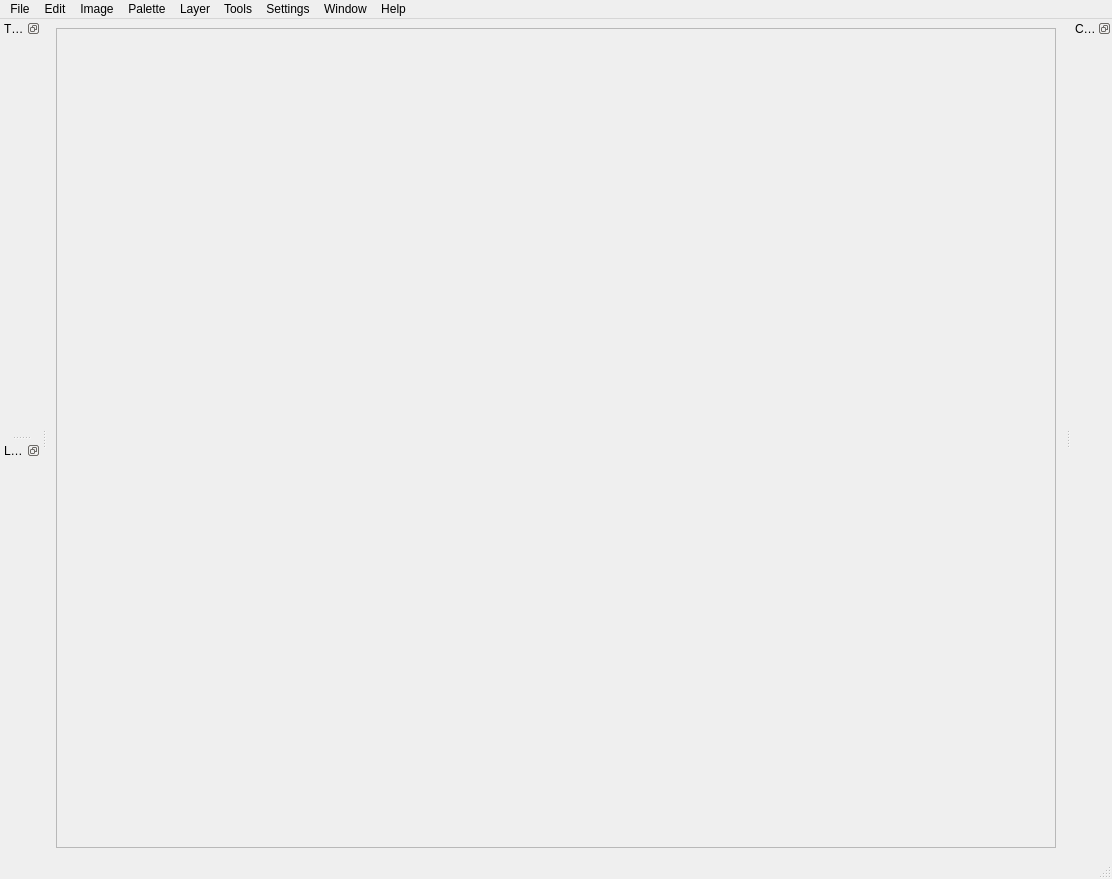
<?xml version="1.0" encoding="UTF-8"?>
<ui version="4.0">
 <class>capy::ui::MainWindow</class>
 <widget class="QMainWindow" name="capy::ui::MainWindow">
  <property name="geometry">
   <rect>
    <x>0</x>
    <y>0</y>
    <width>1112</width>
    <height>879</height>
   </rect>
  </property>
  <property name="windowTitle">
   <string>CapyArt Studio</string>
  </property>
  <property name="windowIcon">
   <iconset resource="../../resources/resources.qrc">
    <normaloff>:/icons/icon.png</normaloff>:/icons/icon.png</iconset>
  </property>
  <widget class="QWidget" name="centralwidget">
   <layout class="QHBoxLayout" name="horizontalLayout">
    <item>
     <widget class="QScrollArea" name="scrollArea">
      <property name="widgetResizable">
       <bool>true</bool>
      </property>
      <widget class="QWidget" name="scrollAreaWidgetContents">
       <property name="geometry">
        <rect>
         <x>0</x>
         <y>0</y>
         <width>813</width>
         <height>783</height>
        </rect>
       </property>
       <layout class="QHBoxLayout" name="horizontalLayout_2">
        <property name="leftMargin">
         <number>0</number>
        </property>
        <property name="topMargin">
         <number>0</number>
        </property>
        <property name="rightMargin">
         <number>0</number>
        </property>
        <property name="bottomMargin">
         <number>0</number>
        </property>
       </layout>
      </widget>
     </widget>
    </item>
   </layout>
  </widget>
  <widget class="QStatusBar" name="statusBar"/>
  <widget class="QMenuBar" name="menuBar">
   <property name="geometry">
    <rect>
     <x>0</x>
     <y>0</y>
     <width>1112</width>
     <height>43</height>
    </rect>
   </property>
   <widget class="QMenu" name="menuFile">
    <property name="title">
     <string>File</string>
    </property>
    <addaction name="actionFileNew"/>
    <addaction name="actionFileOpen"/>
    <addaction name="actionSave"/>
    <addaction name="actionSaveAs"/>
    <addaction name="separator"/>
    <addaction name="actionFileExport"/>
    <addaction name="actionFileImport"/>
    <addaction name="separator"/>
    <addaction name="actionClose"/>
    <addaction name="actionExit"/>
   </widget>
   <widget class="QMenu" name="menuEdit">
    <property name="title">
     <string>Edit</string>
    </property>
    <addaction name="actionCopy"/>
    <addaction name="actionCut"/>
    <addaction name="actionPaste"/>
    <addaction name="separator"/>
    <addaction name="actionResetZoom"/>
   </widget>
   <widget class="QMenu" name="menuImage">
    <property name="title">
     <string>Image</string>
    </property>
    <addaction name="actionRotate"/>
    <addaction name="actionMirror"/>
    <addaction name="actionMirror_Verically"/>
    <addaction name="separator"/>
    <addaction name="actionResize"/>
    <addaction name="actionOffset"/>
   </widget>
   <widget class="QMenu" name="menuLayer">
    <property name="title">
     <string>Layer</string>
    </property>
   </widget>
   <widget class="QMenu" name="menuTools">
    <property name="title">
     <string>Tools</string>
    </property>
    <addaction name="actionAI_Generation"/>
   </widget>
   <widget class="QMenu" name="menuSettings">
    <property name="title">
     <string>Settings</string>
    </property>
    <addaction name="actionSettingsOpen"/>
    <addaction name="actionRestore_Defaults"/>
   </widget>
   <widget class="QMenu" name="menuHelp">
    <property name="title">
     <string>Help</string>
    </property>
    <addaction name="actionAbout"/>
    <addaction name="actionWebsite"/>
   </widget>
   <widget class="QMenu" name="menuWindow">
    <property name="title">
     <string>Window</string>
    </property>
    <addaction name="actionNew_Window"/>
    <addaction name="actionCloseWindow"/>
   </widget>
   <widget class="QMenu" name="menuPalette">
    <property name="title">
     <string>Palette</string>
    </property>
    <addaction name="actionManage"/>
   </widget>
   <addaction name="menuFile"/>
   <addaction name="menuEdit"/>
   <addaction name="menuImage"/>
   <addaction name="menuPalette"/>
   <addaction name="menuLayer"/>
   <addaction name="menuTools"/>
   <addaction name="menuSettings"/>
   <addaction name="menuWindow"/>
   <addaction name="menuHelp"/>
  </widget>
  <widget class="DockableWidget" name="toolsDock">
   <property name="floating">
    <bool>false</bool>
   </property>
   <property name="features">
    <set>QDockWidget::DockWidgetFloatable|QDockWidget::DockWidgetMovable</set>
   </property>
   <property name="windowTitle">
    <string>Tools</string>
   </property>
   <attribute name="dockWidgetArea">
    <number>1</number>
   </attribute>
   <widget class="QWidget" name="toolsDockLayout">
    <layout class="QHBoxLayout" name="horizontalLayout_3">
     <property name="leftMargin">
      <number>0</number>
     </property>
     <property name="topMargin">
      <number>0</number>
     </property>
     <property name="rightMargin">
      <number>0</number>
     </property>
     <property name="bottomMargin">
      <number>0</number>
     </property>
    </layout>
   </widget>
  </widget>
  <widget class="DockableWidget" name="colorDock">
   <property name="floating">
    <bool>false</bool>
   </property>
   <property name="features">
    <set>QDockWidget::DockWidgetFloatable|QDockWidget::DockWidgetMovable</set>
   </property>
   <property name="windowTitle">
    <string>Color</string>
   </property>
   <attribute name="dockWidgetArea">
    <number>2</number>
   </attribute>
   <widget class="QWidget" name="colorPickerDockLayout"/>
  </widget>
  <widget class="DockableWidget" name="layersDock">
   <property name="features">
    <set>QDockWidget::DockWidgetFloatable|QDockWidget::DockWidgetMovable</set>
   </property>
   <property name="windowTitle">
    <string>Layers</string>
   </property>
   <attribute name="dockWidgetArea">
    <number>1</number>
   </attribute>
   <widget class="QWidget" name="layersDockLayout"/>
  </widget>
  <action name="actionFileNew">
   <property name="text">
    <string>New</string>
   </property>
  </action>
  <action name="actionFileOpen">
   <property name="text">
    <string>Open</string>
   </property>
  </action>
  <action name="actionFileExport">
   <property name="text">
    <string>Export</string>
   </property>
  </action>
  <action name="actionFileImport">
   <property name="text">
    <string>Import</string>
   </property>
  </action>
  <action name="actionExit">
   <property name="text">
    <string>Exit</string>
   </property>
  </action>
  <action name="actionDocument_Information">
   <property name="text">
    <string>Document Information</string>
   </property>
  </action>
  <action name="actionClose">
   <property name="text">
    <string>Close</string>
   </property>
  </action>
  <action name="actionSave">
   <property name="text">
    <string>Save</string>
   </property>
  </action>
  <action name="actionCopy">
   <property name="text">
    <string>Copy</string>
   </property>
  </action>
  <action name="actionCut">
   <property name="text">
    <string>Cut</string>
   </property>
  </action>
  <action name="actionPaste">
   <property name="text">
    <string>Paste</string>
   </property>
  </action>
  <action name="actionRotate">
   <property name="text">
    <string>Rotate</string>
   </property>
  </action>
  <action name="actionMirror">
   <property name="text">
    <string>Mirror Horizontally</string>
   </property>
  </action>
  <action name="actionMirror_Verically">
   <property name="text">
    <string>Mirror Verically</string>
   </property>
  </action>
  <action name="actionResize">
   <property name="text">
    <string>Resize</string>
   </property>
  </action>
  <action name="actionOffset">
   <property name="text">
    <string>Offset</string>
   </property>
  </action>
  <action name="actionAI_Generation">
   <property name="text">
    <string>AI Generation</string>
   </property>
  </action>
  <action name="actionAbout">
   <property name="text">
    <string>About</string>
   </property>
  </action>
  <action name="actionWebsite">
   <property name="text">
    <string>Website</string>
   </property>
  </action>
  <action name="actionNew_Window">
   <property name="text">
    <string>New Window</string>
   </property>
  </action>
  <action name="actionCloseWindow">
   <property name="icon">
    <iconset theme="application-exit"/>
   </property>
   <property name="text">
    <string>Close</string>
   </property>
  </action>
  <action name="actionManage">
   <property name="text">
    <string>Manage</string>
   </property>
  </action>
  <action name="actionSettingsOpen">
   <property name="text">
    <string>Open</string>
   </property>
  </action>
  <action name="actionRestore_Defaults">
   <property name="text">
    <string>Restore Defaults</string>
   </property>
  </action>
  <action name="actionResetZoom">
   <property name="text">
    <string>Reset Zoom</string>
   </property>
  </action>
  <action name="actionSaveAs">
   <property name="text">
    <string>Save As</string>
   </property>
  </action>
 </widget>
 <customwidgets>
  <customwidget>
   <class>DockableWidget</class>
   <extends>QDockWidget</extends>
   <header>ui/widgets/DockableWidget.hpp</header>
   <container>1</container>
  </customwidget>
 </customwidgets>
 <resources>
  <include location="../../resources/resources.qrc"/>
 </resources>
 <connections/>
</ui>
